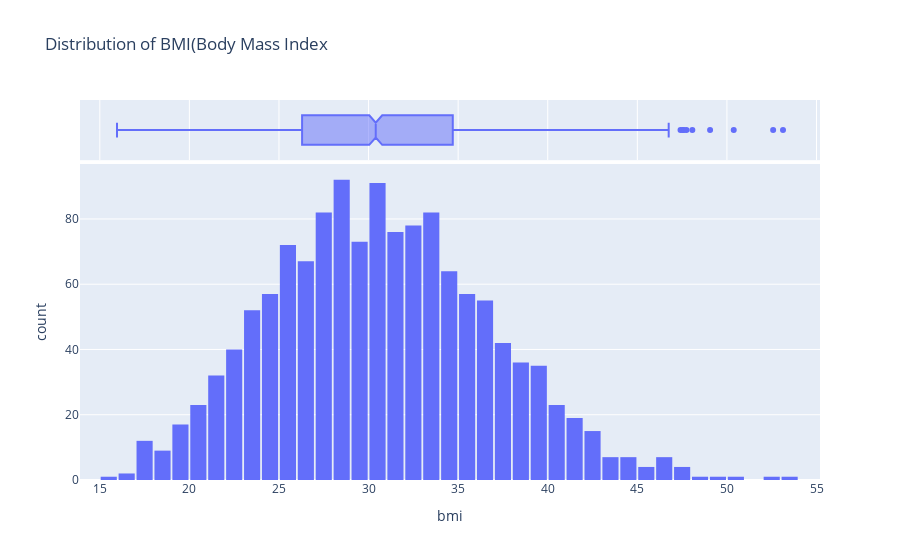

The code cell stored with this chart in its notebook:
### Markdown cell above
The distribution of ages in the dataset is uniform, with 20-30 customers at every age ,expect for the ages 18 and 19 which seems to have over twice as many customers as the other ages.

### Code cell
#Body Mass Index Distribution
fig=px.histogram(medical_data,
                x='bmi',
                marginal='box',
                nbins =47,
                title='Distribution of BMI(Body Mass Index)')
fig.update_layout(bargap=0.1)
fig.show()

### Figure 1 — Plotly figure (JSON) as saved in the notebook; plotly's stock layout.template omitted (floating-point values rounded to 4 significant figures; data arrays with more than 128 entries replaced by an {"elided": "..."} marker saying what was removed)
{"data": [{"alignmentgroup": "True", "bingroup": "x", "hovertemplate": "bmi=%{x}<br>count=%{y}<extra></extra>", "legendgroup": "", "marker": {"color": "#636efa", "pattern": {"shape": ""}}, "name": "", "nbinsx": 47, "offsetgroup": "", "orientation": "v", "showlegend": false, "type": "histogram", "x": {"elided": "1338 float values"}, "xaxis": "x", "yaxis": "y"}, {"alignmentgroup": "True", "hovertemplate": "bmi=%{x}<extra></extra>", "legendgroup": "", "marker": {"color": "#636efa"}, "name": "", "notched": true, "offsetgroup": "", "showlegend": false, "type": "box", "x": {"elided": "1338 float values"}, "xaxis": "x2", "yaxis": "y2"}], "layout": {"autosize": true, "bargap": 0.1, "barmode": "relative", "legend": {"tracegroupgap": 0}, "title": {"text": "Distribution of BMI(Body Mass Index"}, "xaxis": {"anchor": "y", "autorange": true, "domain": [0, 1], "range": [13.9, 55.2], "title": {"text": "bmi"}, "type": "linear"}, "xaxis2": {"anchor": "y2", "autorange": true, "domain": [0, 1], "matches": "x", "range": [13.9, 55.2], "showgrid": true, "showticklabels": false, "type": "linear"}, "yaxis": {"anchor": "x", "autorange": true, "domain": [0, 0.8316], "range": [0, 96.84], "title": {"text": "count"}}, "yaxis2": {"anchor": "x2", "autorange": true, "domain": [0.8416, 1], "matches": "y2", "range": [-0.5, 0.5], "showgrid": false, "showline": false, "showticklabels": false, "ticks": "", "type": "category"}}}
